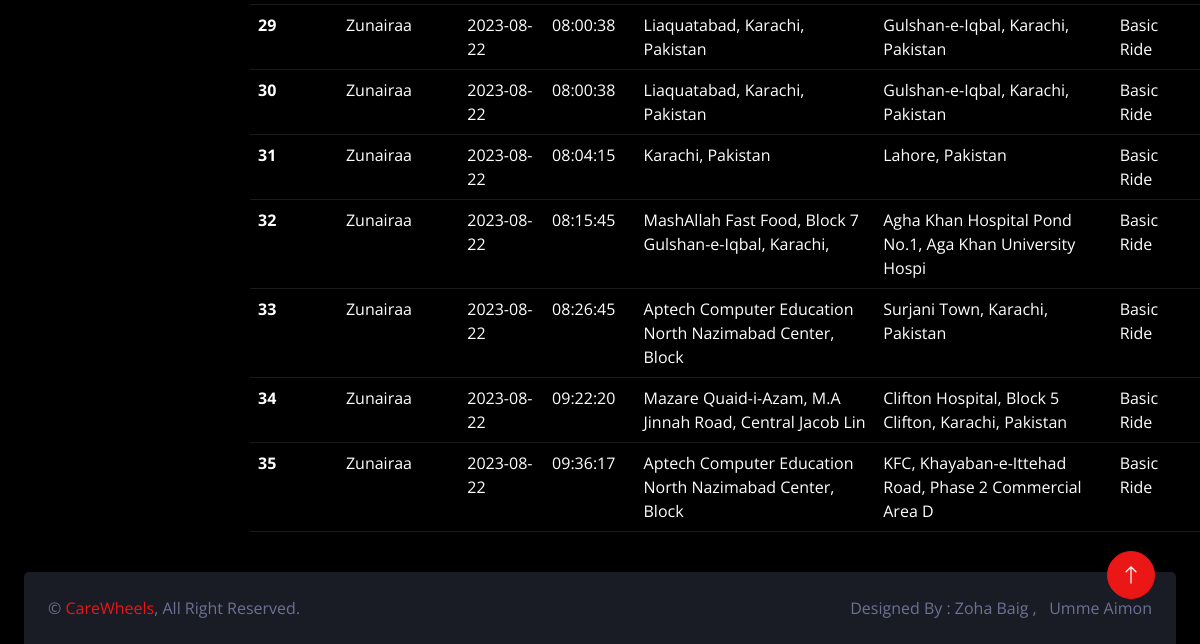
The page /admin/ridesbook_view.php (signed in, lower part) on the database as committed earlier.
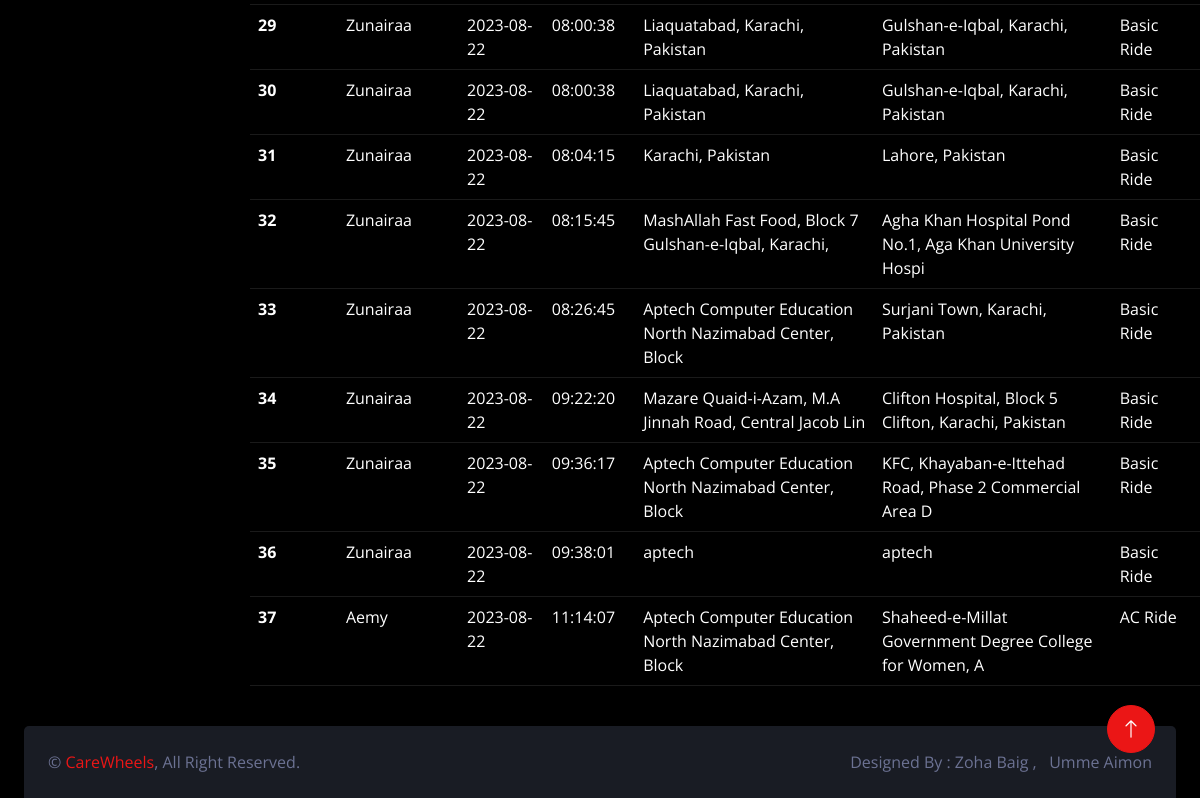
The same page on the database as committed later.
### tables this page shows
CREATE TABLE `booking` (
  `booking_id` int(11) NOT NULL,
  `pickup_date` date NOT NULL,
  `pickup_time` time NOT NULL,
  `pickup_location` varchar(55) NOT NULL,
  `dropoff_location` varchar(55) NOT NULL,
  `distance_km` int(11) DEFAULT NULL,
  `price` int(11) DEFAULT NULL,
  `c_id` int(11) DEFAULT NULL,
  `d_id` int(11) DEFAULT NULL,
  `service_id` int(11) DEFAULT NULL,
  `v_id` int(11) DEFAULT NULL,
  `status` varchar(55) DEFAULT NULL
);

CREATE TABLE `customers_info` (
  `c_id` int(11) NOT NULL,
  `c_firstname` varchar(55) NOT NULL,
  `c_lastname` varchar(55) NOT NULL,
  `c_phone` bigint(20) NOT NULL,
  `c_address` varchar(55) NOT NULL,
  `c_email` varchar(55) NOT NULL,
  `c_password` varchar(55) NOT NULL
);

CREATE TABLE `services` (
  `service_id` int(11) NOT NULL,
  `service_type` varchar(55) NOT NULL,
  `AC` varchar(55) NOT NULL,
  `priceperkm` int(11) NOT NULL
);

### admin/ridesbook_view.php (the view, shortened to what this page needs)
<!DOCTYPE html>
<?php
require("connect.php");
if($_SESSION["a_email"]){
?>
<html lang="en">
<head>
    <link href="https://cdnjs.cloudflare.com/ajax/libs/font-awesome/5.10.0/css/all.min.css" rel="stylesheet">
    <link href="https://cdn.jsdelivr.net/npm/bootstrap-icons@1.4.1/font/bootstrap-icons.css" rel="stylesheet">
    <link href="lib/owlcarousel/assets/owl.carousel.min.css" rel="stylesheet">
    <link href="lib/tempusdominus/css/tempusdominus-bootstrap-4.min.css" rel="stylesheet" />
    <link href="css/bootstrap.min.css" rel="stylesheet">
    <link href="css/style.css" rel="stylesheet">
</head>
<body>
<div class="page-wrapper">
<?php
include('sidebar.php');
?>
<table class="table table-dark table-hover">
  <tbody>
  <?php
  $bquery = "SELECT * FROM `booking` JOIN `customers_info` ON `booking`.`c_id` = `customers_info`.`c_id` JOIN `services` ON `booking`.`service_id`= `services`.`service_id`";
  $bresult = mysqli_query($conn,$bquery);
     while($row=mysqli_fetch_assoc($bresult))
     {
       ?>
    <tr>
      <th scope="row"><?php echo $row['booking_id'];?></th>
      <td><?php echo $row['c_firstname'];?></td>
      <td><?php echo $row['pickup_date'];?></td>
      <td><?php echo $row['pickup_time'];?></td>
      <td><?php echo $row['pickup_location'];?></td>
      <td><?php echo $row['dropoff_location'];?></td>
      <td><?php echo $row['service_type'];?></td>
    </tr>
    <?php
     }
       ?>
  </tbody>
</table>
</div>
       <a href="#" class="btn btn-lg btn-primary btn-lg-square back-to-top"><i class="bi bi-arrow-up"></i></a>
    <?php
include('footer.php');
?>
</body>
</html>
<?php
}
else{
    header("location:signin.php");
}
?>

Rows that differ between the two databases and show on the page:
added booking: booking_id "36", c.c_firstname "Zunairaa", pickup_date "2023-08-22", pickup_time "09:38:01", pickup_location "aptech", dropoff_location "aptech", service.service_type "Basic Ride"
added booking: booking_id "37", c.c_firstname "Aemy", pickup_date "2023-08-22", pickup_time "11:14:07", pickup_location "Aptech Computer Education North Nazimabad Center, Block", dropoff_location "Shaheed-e-Millat Government Degree College for Women, A", service.service_type "AC Ride"
